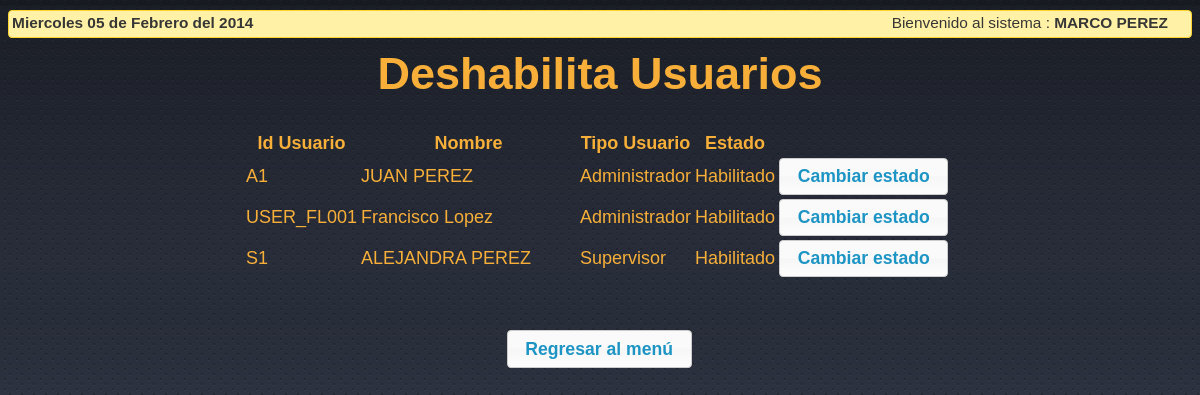
Screenshot of /ModuloUsuario/usuariobaja.php (signed in) with the database file from the repository.
### tables this page shows
CREATE TABLE IF NOT EXISTS `USUARIO` (
  `IDUSUARIO` varchar(10) NOT NULL,
  `NOMBRE` varchar(30) NOT NULL,
  `APELLIDO` varchar(30) NOT NULL,
  `FECHANACIMIENTO` date NOT NULL,
  `PASS` varchar(32) NOT NULL,
  `ROL` int(11) NOT NULL,
  `ESTADO` int(11) NOT NULL DEFAULT '1',
  `FECHAULTIMAMODIFICACION` timestamp NOT NULL DEFAULT CURRENT_TIMESTAMP ON UPDATE CURRENT_TIMESTAMP,
  PRIMARY KEY (`IDUSUARIO`)
);

### ModuloUsuario/funciones.php (the view, shortened to what this page needs)
<?php
function muestraestado(){
	$cont=TRUE;
	$salida = -1;
	if($cont == TRUE){
		$sql='SELECT * FROM USUARIO WHERE IDUSUARIO !=\''.trim($_SESSION['usuario']).'\' ORDER BY ROL';
			$result=mysql_query($sql);
			@$num_result = mysql_num_rows($result);
			if(@$num_result>= $GLOBALS["cantFilas"] ){
				echo '<div style="height:300px;width:700px;overflow:scroll; " align="center">
				<Table border="0" align="center">';
			}else{
			  echo '<table border="0" align="center">';
			}
			echo '
        <tr>
          <th width="110" scope="col" class="log">Id Usuario</th>
          <th width="215" scope="col" class="log">Nombre </th>
          <th width="110" scope="col" class="log">Tipo Usuario</th>
		  <th width="71" scope="col"  class="log">Estado</th>
		  <th></th>
        </tr>';
			if( $num_result >= 1){
				for($i=0; $i <$num_result; $i++){
					$fila=mysql_fetch_array($result);
					echo '<tr>';
					echo '<td  class="log">'.$fila['IDUSUARIO'].'</td>';
					echo '<td  class="log">'.$fila['NOMBRE'].' '.$fila['APELLIDO'].'</td>';
					echo '<td class="log">'.tipoUser(trim($fila['ROL'])).'</td>';
					switch(trim($fila['ESTADO'])){
						case 1:
							$msg='Habilitado';
							break;
					}
					echo '<td  class="log">'.$msg.'</td>';
					echo '<div align="center" width="100" ><td align=\"center\">';
					echo '<input name="button" type="button" id="button" onclick="
					document.form1.idusuario.value=\''.$fila['IDUSUARIO'].'\';
					cambiarEstado();
					" value="Cambiar estado" />';
					echo '<td></div>';
					echo '</tr>';
				}
			}
			$salida=1;
			echo '</table>';
	}else{
		$salida=0;
	}
	return $salida;
}
function tipoUser($tipo){
	switch(trim($tipo)){
		case 1:
			$msg='Administrador';
			break;
		case 2:
			$msg='Supervisor';
			break;
	}
	return $msg;
}
?>

### css/style.css (style rules this page uses)
body { background: transparent url(../images/bg.png) repeat; }
.log { font-family: "Arial", "Helvetica"; color: #F7AF39; font-size: 18px; font-style: normal; }

### rows the page displays
usuario: IDUSUARIO "A1", NOMBRE "JUAN", APELLIDO "PEREZ", ROL "Administrador", ESTADO "Habilitado"
usuario: IDUSUARIO "USER_FL001", NOMBRE "Francisco", APELLIDO "Lopez", ROL "Administrador", ESTADO "Habilitado"
usuario: IDUSUARIO "S1", NOMBRE "ALEJANDRA", APELLIDO "PEREZ", ROL "Supervisor", ESTADO "Habilitado"

### other values shown
$_SESSION['nombre'] "MARCO PEREZ"
